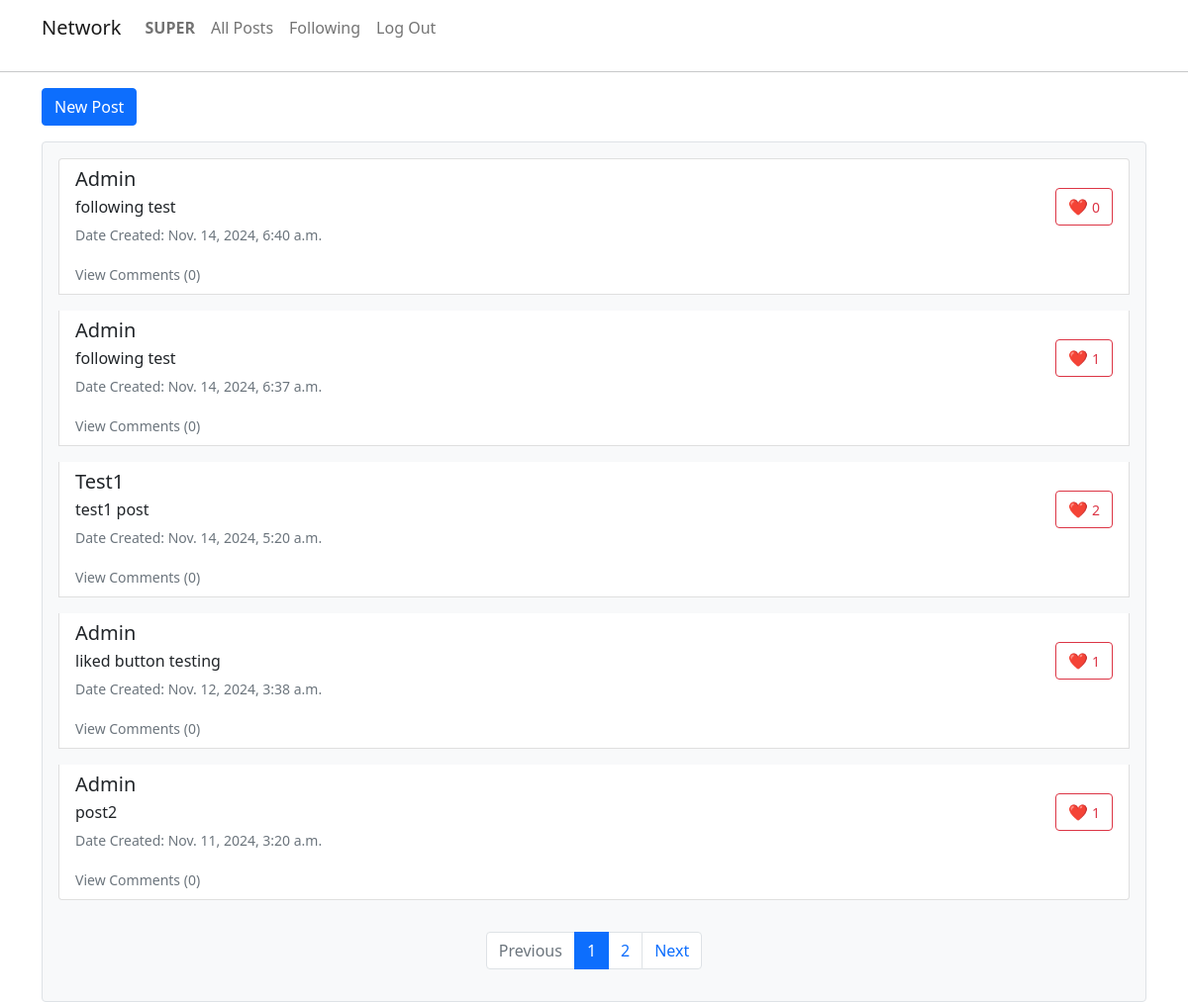
Before: /following (signed in) with the older database file.
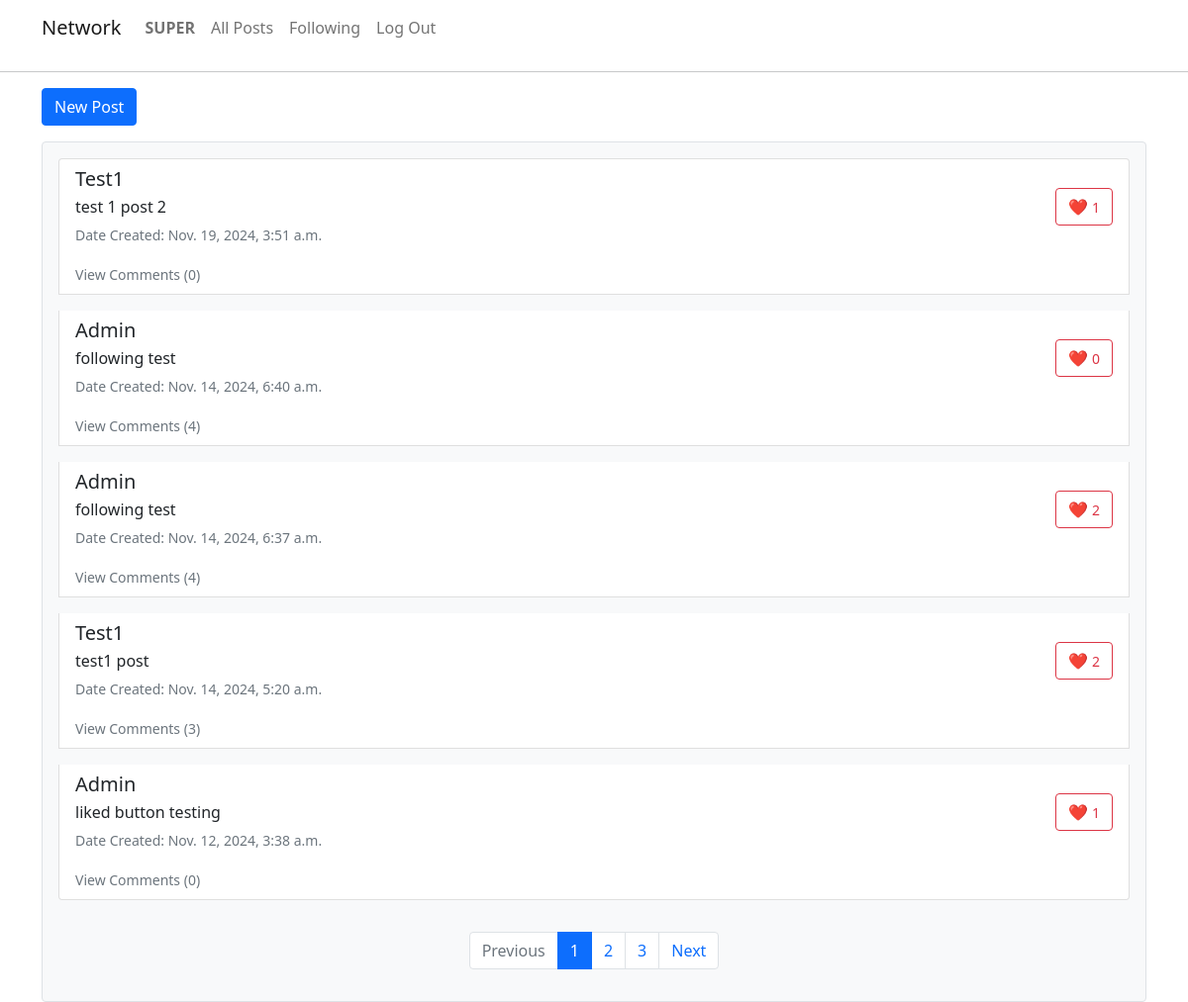
After: the same page with the newer database file.
### network/models.py (models this page shows, shortened)
class User(AbstractUser):
    followers = models.ManyToManyField("self", symmetrical=False, related_name="following", blank=True)
    bio = models.CharField(max_length=500, null=True, blank=True)
    location = models.CharField(max_length=100, null=True, blank=True)
    work = models.CharField(max_length=100, null=True, blank=True)
    def __str__(self):
        return self.username

class Post(models.Model):
    new_post = models.TextField()
    created_by = models.ForeignKey(User, on_delete=models.CASCADE, related_name='user_posts')
    date_created = models.DateTimeField(auto_now_add=True)
    likes = models.IntegerField(default=0)

### network/views.py (the view)
# urls.py: path('following', views.following, name="following"),
@login_required
def following(request):
    user = get_object_or_404(User, id=request.user.id)
    following_users = user.following.all()
    following_posts = Post.objects.filter(created_by__in=following_users).order_by('-date_created')
    paginator = Paginator(following_posts, 5)
    page_number = request.GET.get('page', 1)
    page_obj = paginator.get_page(page_number)
    return render(request, "network/index.html", {"page_obj": page_obj})

### network/templates/network/index.html (shortened to what this page needs)
{% extends "network/layout.html" %}
{% block body %}
    {% block new_post %} {% include 'network/new_post.html' %} {% endblock %}
    <div class="p-3 border rounded bg-light">
        <ul class="list-group">
            {% for post in page_obj %}
                <li class="list-group-item mb-3">
                    <div class="d-flex justify-content-between align-items-center">
                        <div>
                            <h5 class="user_name mb-1"
                                data-user-id="{{ post.created_by.id }}"
                                data-post-id="{{ post.id }}" >
                                    {{ post.created_by|title }}
                            </h5>
                            <p class="mb-1">{{ post.new_post }}</p>
                            <small class="text-muted">Date Created: {{ post.date_created }}</small>
                        </div>
                        <div>
                            <button class="btn btn-outline-danger like_button" data-post-id="{{ post.id }}"
                                    {% if user == post.created_by or not user.is_authenticated %}hidden{% endif %}>
                                ❤️ <small>{{ post.likes }}</small>
                            </button>
                        </div>
                    </div>
                    <div class="mt-3">
                        <a href="javascript:void(0);" class="text-decoration-none view-comments" data-post-id="{{ post.id }}">
                            <small class="text-muted">
                                View Comments {% if not post.comments.count %}(0){% else %}({{ post.comments.count }}){% endif %}
                            </small>
                        </a>
                    </div>
                </li>
            {% endfor %}
        </ul>
        <nav aria-label="Page navigation example">
            <ul class="pagination justify-content-center mt-3">
                {% if page_obj.has_previous %}
                    <li class="page-item">
                        <a class="page-link" href="?page={{ page_obj.previous_page_number }}">Previous</a>
                    </li>
                {% else %}
                    <li class="page-item disabled">
                        <a class="page-link">Previous</a>
                    </li>
                {% endif %}
                {% for num in page_obj.paginator.page_range %}
                    <li class="page-item {% if page_obj.number == num %}active{% endif %}">
                        <a class="page-link" href="?page={{ num }}">{{ num }}</a>
                    </li>
                {% endfor %}
                {% if page_obj.has_next %}
                    <li class="page-item">
                        <a class="page-link" href="?page={{ page_obj.next_page_number }}">Next</a>
                    </li>
                {% else %}
                    <li class="page-item disabled">
                        <a class="page-link">Next</a>
                    </li>
                {% endif %}
            </ul>
        </nav>
    </div>
{% endblock %}

### network/templates/network/layout.html (shortened to what this page needs)
{% load static %}
<!DOCTYPE html>
<html lang="en">
    <head>
        <link href="https://cdn.jsdelivr.net/npm/bootstrap@5.0.2/dist/css/bootstrap.min.css" rel="stylesheet">
        <link href="{% static 'network/styles.css' %}" rel="stylesheet">
    </head>
    <body>
        <div class="container">
            <nav class="navbar navbar-expand-lg navbar-light">
                <a class="navbar-brand" href="{% url 'index' %}">Network</a>
                <div>
                  <ul class="navbar-nav mr-auto">
                    {% if user.is_authenticated %}
                        <li class="nav-item">
                            <a class="nav-link" href="{% url 'user_profile' user.id %}"><strong>{{ user.username|upper }}</strong></a>
                        </li>
                    {% endif %}
                    <li class="nav-item">
                      <a class="nav-link"
                         href="{% if user.is_authenticated %} {% url 'all_posts' %} {% else %} {% url 'index' %} {% endif %}"
                        >All Posts
                      </a>
                    </li>
                    {% if user.is_authenticated %}
                        <li class="nav-item">
                            <a class="nav-link" href="{% url 'following' %}">Following</a>
                        </li>
                        <li class="nav-item">
                            <a class="nav-link" href="{% url 'logout' %}">Log Out</a>
                        </li>
                    {% endif %}
                  </ul>
                </div>
            </nav>
        </div>
        <hr>
        <div class="body container">
            <div class="body-container">
                {% block body %}{% endblock %}
            </div>
        </div>
    </body>
</html>

### network/templates/network/new_post.html (shortened to what this page needs)
{% block new_post %}
    {% if user.is_authenticated %}
        <div class="new_post_div">
            <button id="new_post" class="btn btn-primary mt-2 mb-3">New Post</button>
        </div>
    {% endif %}
{% endblock %}

Changed rows visible on the page:
no longer on this page (row unchanged): Post: created_by "Admin", new_post "post2", date_created "Nov. 11, 2024, 3:20 a.m.", likes "1", shows "(0)"
added Post: created_by "Test1", new_post "test 1 post 2", date_created "Nov. 19, 2024, 3:51 a.m.", likes "1", shows "(0)"
shown differently, row unchanged: Post "Nov. 14, 2024, 6:40 a.m.": comments.count (not shown) → "4"; text "(0)" → "( )"
changed Post "Nov. 14, 2024, 6:37 a.m.": likes "1" → "2"; comments.count (not shown) → "4"; text "(0)" → "( )"
shown differently, row unchanged: Post "test1 post": comments.count (not shown) → "3"; text "(0)" → "( )"
Other visible differences:
new list line: "3"
